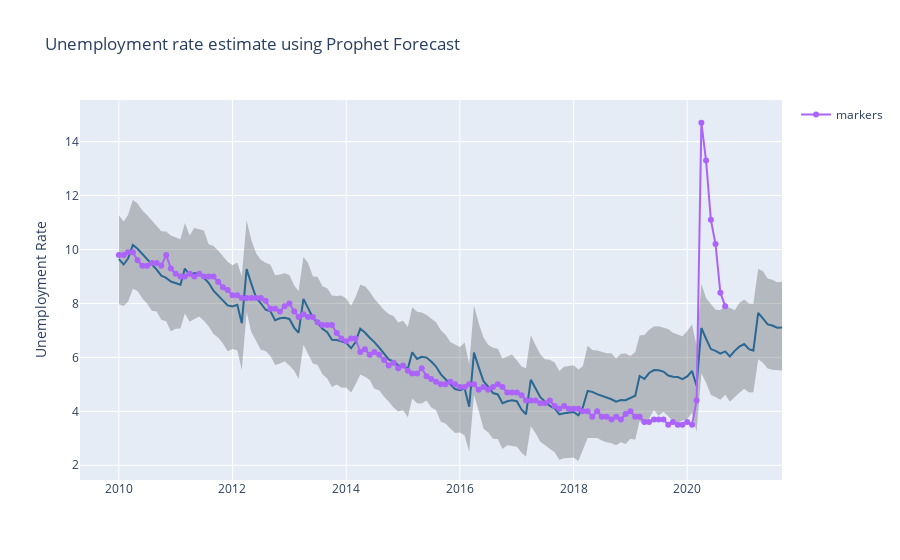

The notebook cell this image was saved under:
### Code cell
timeseries(forecast,'ds', 'yhat', 'yhat_lower', 'yhat_upper', actual = df, save = True)

### Figure 1 — Plotly figure (JSON) as saved in the notebook; plotly's stock layout.template omitted (floating-point values rounded to 4 significant figures; data arrays with more than 128 entries replaced by an {"elided": "..."} marker saying what was removed)
{"data": [{"line": {"color": "rgb(31, 119, 180)"}, "mode": "lines", "name": "Measurement", "showlegend": false, "type": "scatter", "x": {"elided": "141 str values"}, "y": {"elided": "141 float values"}}, {"line": {"width": 0}, "marker": {"color": "#444"}, "mode": "lines", "name": "Upper Bound", "showlegend": false, "type": "scatter", "x": {"elided": "141 str values"}, "y": {"elided": "141 float values"}}, {"fill": "tonexty", "fillcolor": "rgba(68, 68, 68, 0.3)", "line": {"width": 0}, "marker": {"color": "#444"}, "mode": "lines", "name": "Lower Bound", "showlegend": false, "type": "scatter", "x": {"elided": "141 str values"}, "y": {"elided": "141 float values"}}, {"mode": "lines+markers", "name": "markers", "type": "scatter", "x": {"elided": "129 str values"}, "y": {"elided": "129 float values"}}], "layout": {"hovermode": "x", "title": {"text": "Unemployment rate estimate using Prophet Forecast"}, "yaxis": {"title": {"text": "Unemployment Rate"}}}}
